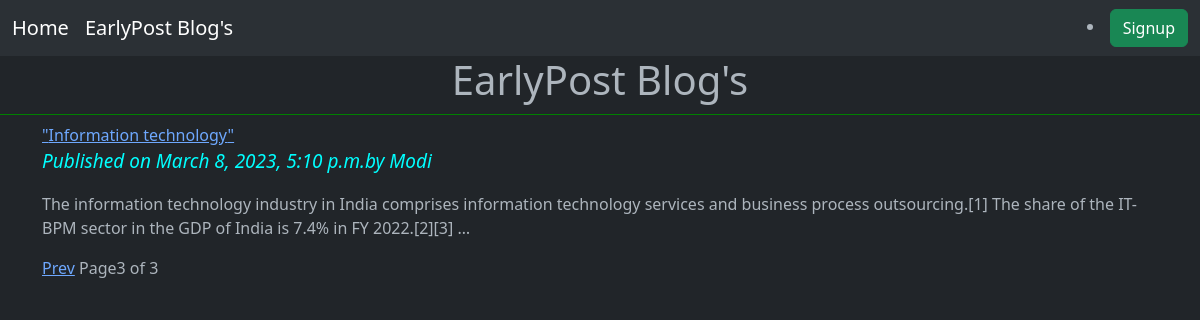
Page /list/?page=3 on the committed database.
### blogapp/models.py (models this page shows, shortened)
class Post(models.Model):
    Status_Choices=(('draft','Draft'),('published','Published'))
    title =models.CharField(max_length=256)
    slug=models.SlugField(max_length=256,unique_for_date='publish')
    author=models.ForeignKey(User,related_name='blog_posts',on_delete=models.CASCADE)
    body=models.CharField(max_length=1000)
    publish=models.DateTimeField(default=timezone.now)
    created=models.DateTimeField(auto_now_add=True)
    updated=models.DateTimeField(auto_now=True)
    status=models.CharField(max_length=50,choices=Status_Choices,default='draft')
    class Meta:
        ordering=('-publish',)
    def get_absolute_url(self):
        return reverse('post_detail',args=[self.publish.year,self.publish.strftime('%m'),
        self.publish.strftime('%d'),self.slug])

### blogapp/views.py (the view)
# urls.py: path('list/', views.post_list),
def post_list(request):
    post_list=Post.objects.filter(status__exact='published')
    paginator=Paginator(post_list,3)
    page_number=request.GET.get('page')# page is a predefined word
    try:
        post_list=paginator.page(page_number)
    except PageNotAnInteger:
        post_list=paginator.page(1)
    except EmptyPage:
        post_list=paginator.page(paginator.num_pages)
    return render(request,'blogapp/post_list.html',{'post_list':post_list})

### templates/blogapp/post_list.html
{%extends 'blogapp/test.html'%}
{%block title_block%}
{%block content%}
<h1>EarlyPost Blog's</h1>
  <div class="jumbotron">
  <div class="container">
  {%for post in post_list%}
<a href="{{post.get_absolute_url}}" <h2>"{{post.title}}"</h2></a>
<p id="date">Published on {{post.publish}}by {{post.author|title}}{{post.body|truncatewords:30|linebreaks}}
  {%endfor%}
  {%include 'blogapp/paginator.html' with page=post_list%}
</div>
</div>
  {%endblock%}
{%endblock%}

### static/CSS/blog.css (style rules this page uses)
h1 { text-align:center; border-bottom: 1px solid green; padding-bottom: 10px; }
#date { color:cyan; font-size:19px; font-style: italic; }

### rows in the picture
Post: title "Information technology", publish "March 8, 2023, 5:10 p.m.", author "Modi", body "The information technology industry in India comprises information technology services and business process outsourcing.[1] The share of the IT-BPM sector in the GDP of India is 7.4% in FY 2022.[2][3] …"

### other values in the picture
{{ page.number }} "3"
{{ page.paginator.num_pages }} "3"
